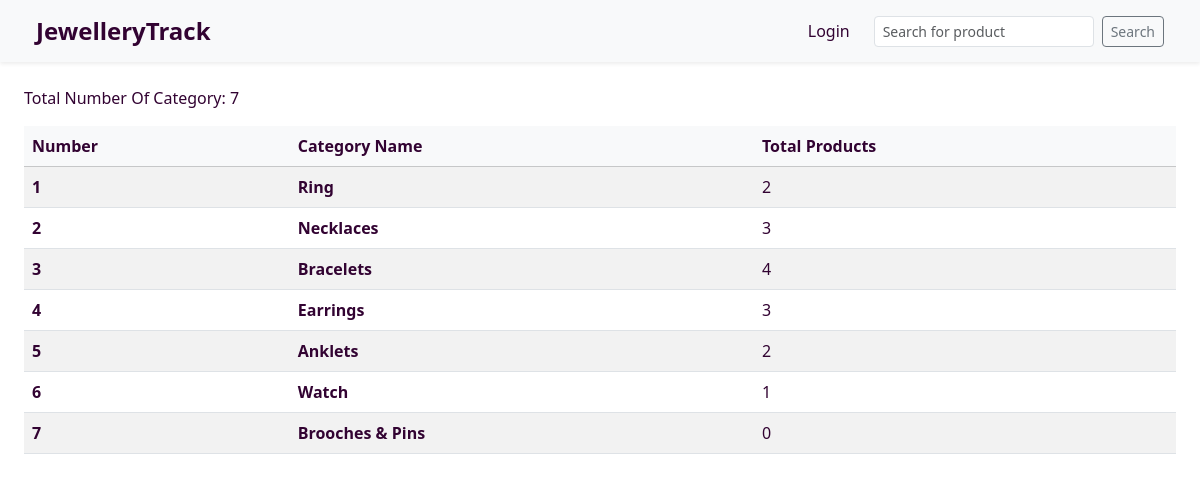
Page /categories/ on the committed database.
### main/models.py (models this page shows, shortened)
class Category(models.Model):
    category_name = models.CharField(max_length=1024)
    description = models.TextField()
    created_at = models.DateField(auto_now_add=True)

### main/views.py (the view)
# urls.py: path("categories/", views.all_category_view,name="all_category_view"),
def all_category_view(request : HttpRequest):
    categories = Category.objects.all().annotate(total_products=Count('product'))
    category_form = CategoryForm()
    return render(request, "main/categories.html",{"categories": categories, "category_form":category_form})

### main/forms.py
class CategoryForm(forms.ModelForm):
    class Meta:
        model = Category
        fields = "__all__"
        widgets = {
            'category_name': forms.TextInput(attrs={'class': 'form-control'}),
            'description': forms.Textarea(attrs={'class': 'form-control'}),
        }

### main/templates/main/categories.html (shortened to what this page needs)
{% extends 'main/base.html' %}
{% block content %}
<p> Total Number Of Category: {{categories.count}}</p>
<table class="table table-striped align-middle">
  <thead class="table-light">
    <tr>
      <th scope="col">Number</th>
      <th scope="col">Category Name</th>
      <th scope="col">Total Products</th>
    </tr>
  </thead>
  <tbody>
    {% for category in categories %}
    <tr>
      <th scope="row">{{ forloop.counter }}</th>
      <td>
        <a href="#" class="fw-bold text-decoration-none" data-bs-toggle="modal" data-bs-target="#categoryModal{{ category.id }}">
            {{ category.category_name }}
        </a>
      </td>
      <td>{{ category.total_products }}</td>
    </tr>
    {% endfor %}
  </tbody>
</table>
{% endblock %}

### main/static/css/style.css (style rules this page uses)
body { color: rgb(50, 3, 50) !important; height: 100%; }
.table th,tr,td,a { color: rgb(50, 3, 50) !important; }

### rows in the picture
Category: category_name "Ring", total_products "2"
Category: category_name "Necklaces", total_products "3"
Category: category_name "Bracelets", total_products "4"
Category: category_name "Earrings", total_products "3"
Category: category_name "Anklets", total_products "2"
Category: category_name "Watch", total_products "1"
Category: category_name "Brooches & Pins", total_products "0"

### other values in the picture
{{ categories.count }} "7"
